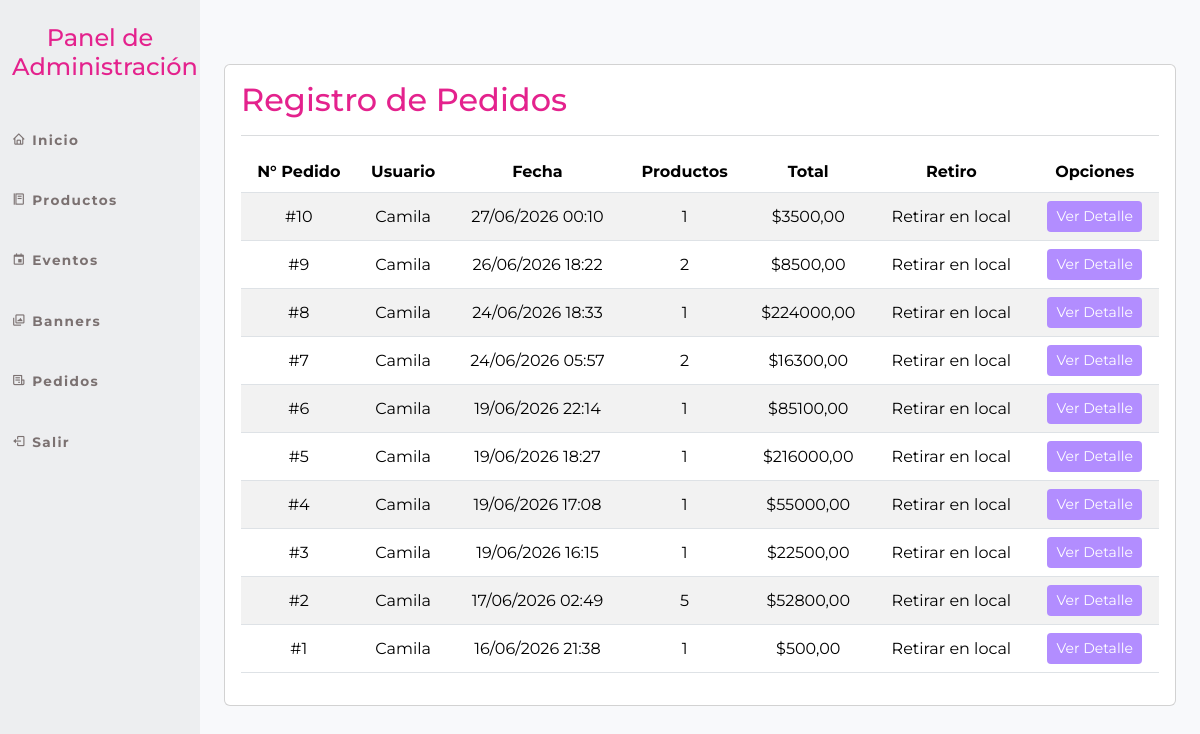
The page /panel_admin/pedidos/listar/ (signed in) on the database its author committed.
### cafeteria_app/models.py (models this page shows, shortened)
class Pedido(models.Model):
    RETIRO_CHOICES = [
        ('local', 'Retirar en local'),
    ]
    usuario = models.ForeignKey(User, on_delete=models.SET_NULL, null=True, blank=True)
    fecha = models.DateTimeField(auto_now_add=True)
    total = models.DecimalField(max_digits=10, decimal_places=2, default=0)
    retiro = models.CharField(max_length=20, choices=RETIRO_CHOICES, default='local')

### panel_admin/views.py (the view)
# urls.py: path('pedidos/listar/', listar_pedido, name='admin_listar_pedido'),
@login_required(login_url='login_admin')
@user_passes_test(es_admin)
def listar_pedido(request):
    pedidos = Pedido.objects.select_related('usuario').order_by('-fecha')
    data = {'pedidos': pedidos}
    return render(request, 'panel_admin/pedidos/listarPedido.html', data)

### cafeteria_app/context_processors.py (called while the page is built)
def cart(request):
    return {'cart': Cart(request)}

### panel_admin/views.py (called while the page is built)
def es_admin(user):
    return user.is_staff

### panel_admin/templates/panel_admin/pedidos/listarPedido.html
{% extends 'panel_admin/base.html' %}
{% block main %}
<br><br>
<div class="card">
    <div class="card-body">
        <h2 style="font-family: 'Montserrat', sans-serif; color: #e4228d;">Registro de Pedidos</h2>
        <hr class="border-secondary opacity-25">
        <table class="table table-striped table-hover table-responsive-sm text-center align-middle">
            <thead>
                <tr>
                    <th>N° Pedido</th>
                    <th>Usuario</th>
                    <th>Fecha</th>
                    <th>Productos</th>
                    <th>Total</th>
                    <th>Retiro</th>
                    <th>Opciones</th>
                </tr>
            </thead>
            <tbody>
                {% for p in pedidos %}
                <tr>
                    <td>#{{ p.id }}</td>
                    <td>{% if p.usuario %}{{ p.usuario.username }}{% else %}<em>Usuario eliminado</em>{% endif %}</td>
                    <td>{{ p.fecha|date:"d/m/Y H:i" }}</td>
                    <td>{{ p.items.count }}</td>
                    <td>${{ p.total }}</td>
                    <td>{{ p.get_retiro_display }}</td>
                    <td>
                        <a href="{% url 'admin_detalle_pedido' p.id %}" class="btn btn-sm" style="background-color: #B28DFF; color: white;">Ver Detalle</a>
                    </td>
                </tr>
                {% empty %}
                <tr>
                    <td colspan="7">Aún no hay pedidos registrados.</td>
                </tr>
                {% endfor %}
            </tbody>
        </table>
    </div>
</div>
{% endblock %}

### panel_admin/static/panel_admin/styleAdmin.css (style rules this page uses)
body { font-family: 'Montserrat', sans-serif; background-color: #F8F9FB; border-bottom: none; }

### rows shown on the page
Pedido: id "10", usuario.username "Camila", fecha "27/06/2026 00:10", items.count "1", total "3500,00", retiro "Retirar en local"
Pedido: id "9", usuario.username "Camila", fecha "26/06/2026 18:22", items.count "2", total "8500,00", retiro "Retirar en local"
Pedido: id "8", usuario.username "Camila", fecha "24/06/2026 18:33", items.count "1", total "224000,00", retiro "Retirar en local"
Pedido: id "7", usuario.username "Camila", fecha "24/06/2026 05:57", items.count "2", total "16300,00", retiro "Retirar en local"
Pedido: id "6", usuario.username "Camila", fecha "19/06/2026 22:14", items.count "1", total "85100,00", retiro "Retirar en local"
Pedido: id "5", usuario.username "Camila", fecha "19/06/2026 18:27", items.count "1", total "216000,00", retiro "Retirar en local"
Pedido: id "4", usuario.username "Camila", fecha "19/06/2026 17:08", items.count "1", total "55000,00", retiro "Retirar en local"
Pedido: id "3", usuario.username "Camila", fecha "19/06/2026 16:15", items.count "1", total "22500,00", retiro "Retirar en local"
Pedido: id "2", usuario.username "Camila", fecha "17/06/2026 02:49", items.count "5", total "52800,00", retiro "Retirar en local"
Pedido: id "1", usuario.username "Camila", fecha "16/06/2026 21:38", items.count "1", total "500,00", retiro "Retirar en local"
